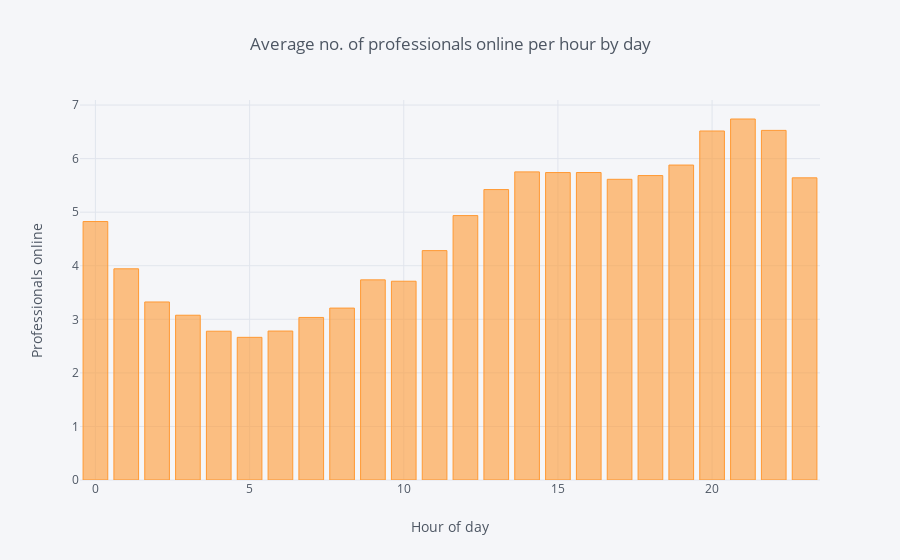

This figure's notebook cell:
### Markdown cell above
#### Professionals online by hour of day

### Code cell
pros_online_clean.groupby('hour_of_day')['pros_online'].mean().iplot(kind='bar', 
                 xTitle='Hour of day', 
                 yTitle='Professionals online', 
                 title='Average no. of professionals online per hour by day' 
                                                     )

### Figure 1 — Plotly figure (JSON) as saved in the notebook; plotly's stock layout.template omitted (floating-point values rounded to 4 significant figures)
{"data": [{"marker": {"color": "rgba(255, 153, 51, 0.6)", "line": {"color": "rgba(255, 153, 51, 1.0)", "width": 1}}, "name": "pros_online", "orientation": "v", "text": "", "type": "bar", "uid": "1803032f-458e-41dd-be2f-62025937c0b7", "x": [0, 1, 2, 3, 4, 5, 6, 7, 8, 9, 10, 11, 12, 13, 14, 15, 16, 17, 18, 19, 20, 21, 22, 23], "y": [4.825, 3.943, 3.324, 3.076, 2.778, 2.663, 2.781, 3.035, 3.21, 3.737, 3.711, 4.283, 4.937, 5.422, 5.752, 5.74, 5.741, 5.614, 5.684, 5.88, 6.516, 6.74, 6.527, 5.641]}], "layout": {"legend": {"bgcolor": "#F5F6F9", "font": {"color": "#4D5663"}}, "paper_bgcolor": "#F5F6F9", "plot_bgcolor": "#F5F6F9", "title": {"font": {"color": "#4D5663"}, "text": "Average no. of professionals online per hour by day"}, "xaxis": {"gridcolor": "#E1E5ED", "showgrid": true, "tickfont": {"color": "#4D5663"}, "title": {"font": {"color": "#4D5663"}, "text": "Hour of day"}, "zerolinecolor": "#E1E5ED"}, "yaxis": {"gridcolor": "#E1E5ED", "showgrid": true, "tickfont": {"color": "#4D5663"}, "title": {"font": {"color": "#4D5663"}, "text": "Professionals online"}, "zerolinecolor": "#E1E5ED"}}}
